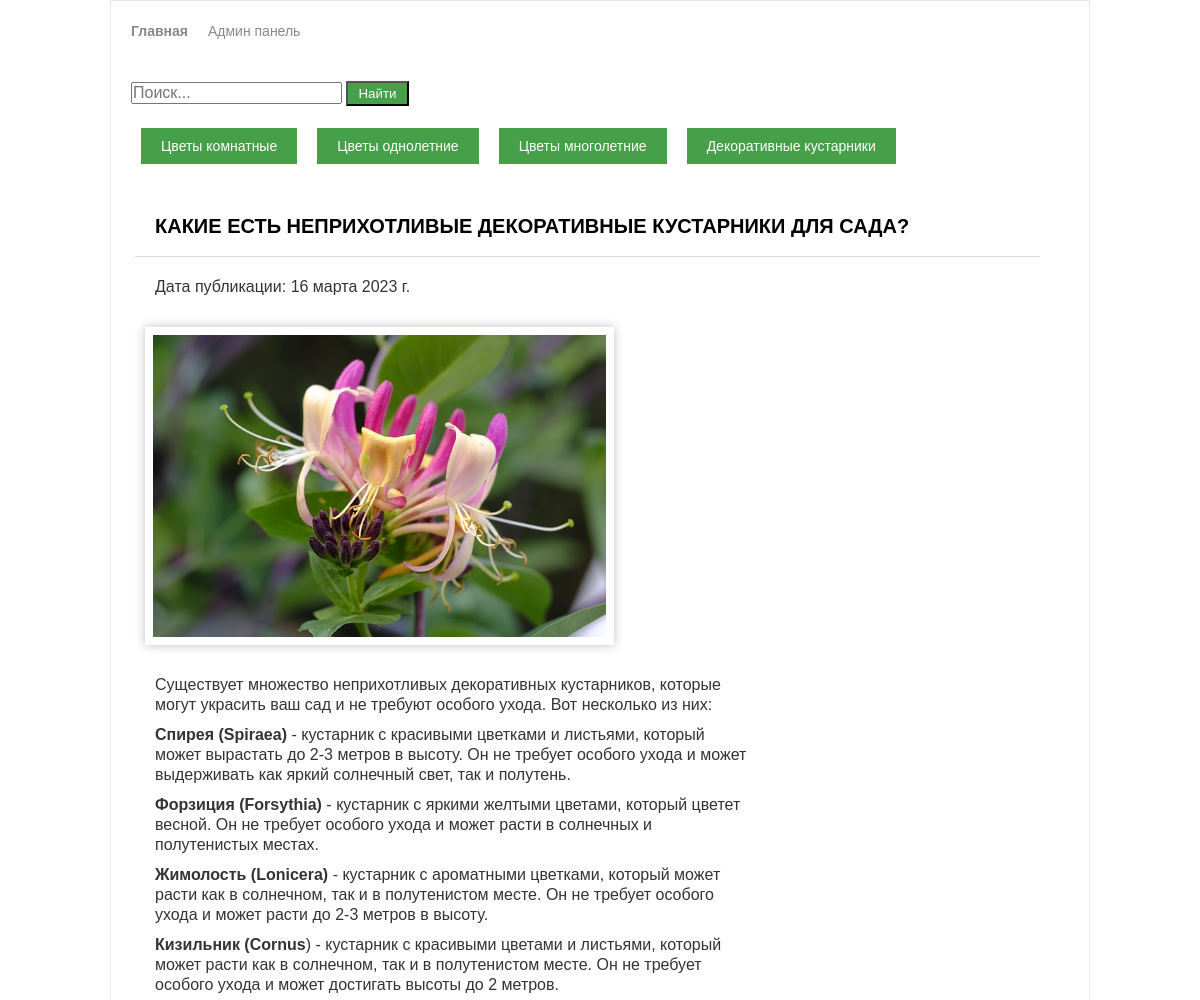
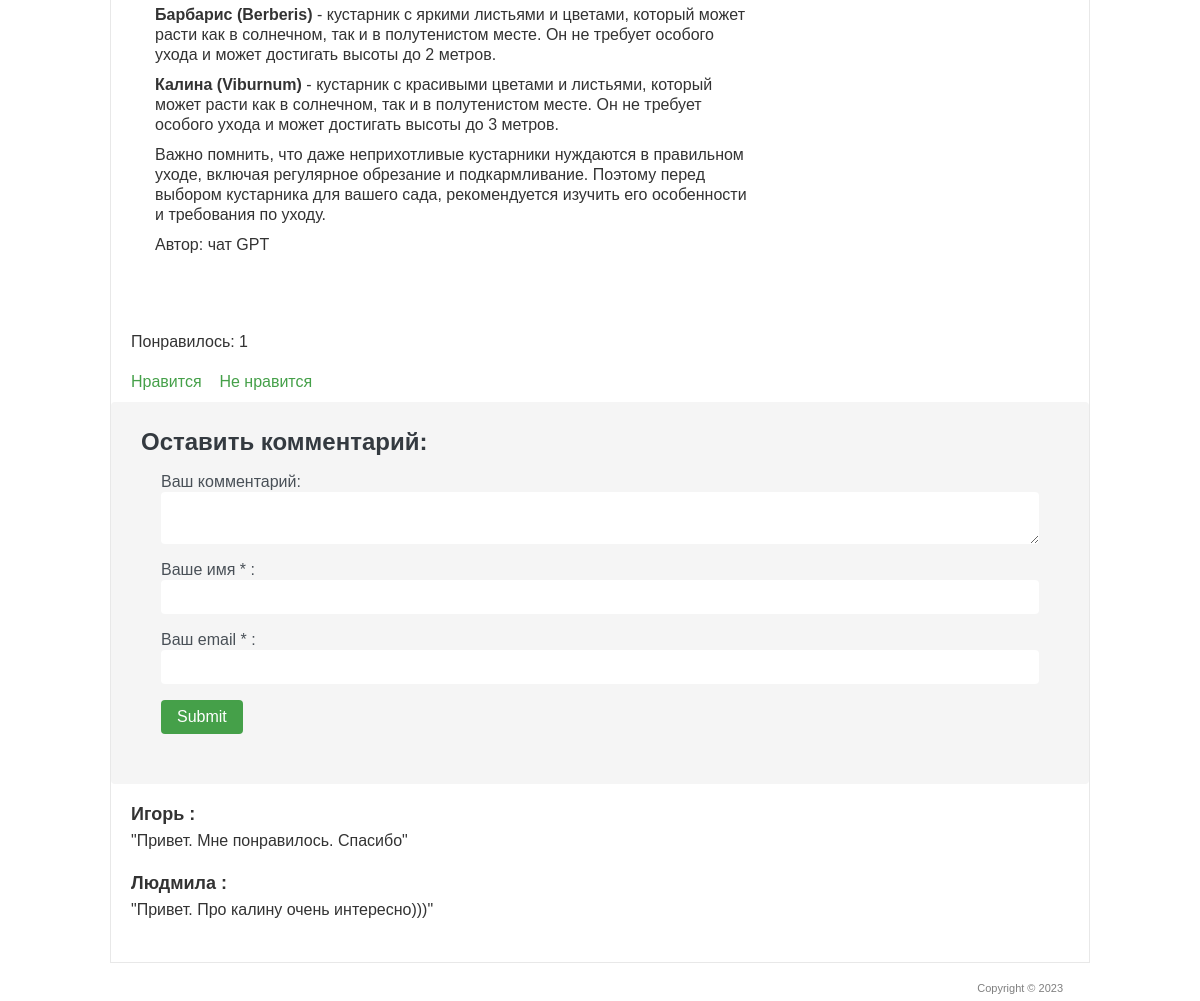
The app's page /5/ with its own data (2 pictures, top to bottom).
### blog/models.py (models this page shows, shortened)
class Post(models.Model):
    TOPIC_TYPES = [
        (1, 'Цветы комнатные'),
        (2, 'Цветы однолетние'),
        (3, 'Цветы многолетние'),
        (4, 'Декоративные кустарники'),
    ]
    title = models.CharField('Название статьи', max_length=150)
    text = models.TextField('Текст статьи')
    author = models.CharField('Автор', max_length=100)
    data = models.DateField('Дата публикации')
    img = models.ImageField('Изображение', upload_to='image/%Y')
    type = models.IntegerField(choices=TOPIC_TYPES)
    class Meta:
        verbose_name = 'Статья'
        verbose_name_plural = 'Статьи сайта'

class Comments(models.Model):
    email = models.EmailField()
    name = models.CharField('Имя', max_length=50)
    text_comment = models.TextField('Текст комментария', max_length=1500)
    post = models.ForeignKey(Post, verbose_name='Статья', on_delete=models.CASCADE)
    class Meta:
        ordering = ['-id']
        verbose_name = 'Комментарий'
        verbose_name_plural = 'Комментарии'

### blog/views.py (the view)
# urls.py: path('<int:art_id>/', PostSingle.as_view()),
class PostSingle(View):
    def get(self, request, art_id):
        post = Post.objects.get(id=art_id)
        return render(request, 'blog/single.html', {'post': post})

### templates/blog/single.html (shortened to what this page needs)
<!DOCTYPE>
{% load static %}
<html >
<head>
	<link rel="stylesheet" href="{% static 'css/style.css' %}" type="text/css" media="all" />
</head>
<body>
<div class="shell">
	<div class="border">
		<div id="navigation_adm">
			<ul>
			    <li><a href="/" class="active">Главная</a></li>
			    <li><a href="/admin">Админ панель</a></li>
			</ul>
		</div>
<form action="{% url 'search_results' %}" method="get">
  <input type="text" name="q" placeholder="Поиск..." value="{{ query }}">
  <button type="submit">Найти</button>
</form>
        <div id="navigation">
			<ul>
			    <li><a href="/filter/?type=1">Цветы комнатные</a></li>
			    <li><a href="/filter/?type=2">Цветы однолетние</a></li>
                <li><a href="/filter/?type=3">Цветы многолетние</a></li>
			    <li><a href="/filter/?type=4">Декоративные кустарники</a></li>
			</ul>
		</div>
		<div id="main">
			<div id="content" class="left">
				<div class="projects">
					<h1>{{ post.title }}</h1>
                    <p class="data">Дата публикации: {{ post.data }}</p>
                   <p>
                       <img src="{{ post.img.url }}" width="50%" alt="" />
                   </p>
					<div class="item">
						<div class="text left">
							<article>{{ post.text|safe }}</article>
							<p>Автор: {{ post.author }}</p>
						</div>
					</div>
				</div>
			</div>
		</div>
        <div class="like">
            <br>
            <p>Понравилось: {{ post.likes_set.all.count }}</p>
            <br>
            <a href="{% url 'add_like' post.id %}">Нравится</a>&nbsp; &nbsp;
            <a href="{% url 'del_like' post.id %}">Не нравится</a>
        </div>
        <div class="form_comments">
            <h3>Оставить комментарий:</h3>
            <div>
                <form action="{% url 'add_comments' post.id %}" method="post">
                    <div>
                        <label>Ваш комментарий:</label>
                        <textarea name="text_comment"></textarea>
                    </div>
                    <div>
                        <label>Ваше имя * :</label>
                        <input name="name" type="text">
                    </div>
                    <div>
                        <label>Ваш email * :</label>
                        <input name="email" type="email">
                    </div>
                    <div>
                        <input type="submit">
                    </div>
                </form>
            </div>
        </div>
        <div class="comments">
            {% for comment in post.comments_set.all %}
                <h4>{{ comment.name }} : </h4>
                <p>
                    "{{ comment.text_comment }}"
                </p>
                <br>
            {% endfor %}
        </div>
	</div>
	<div id="footer">
		<p class="copy right">Copyright &copy;  2023 </p>
	</div>
</div>
</body>
</html>

### static/css/style.css (style rules this page uses)
* { margin: 0; padding: 0; outline:0; }
body { font-size: 16px; line-height: 20px; font-family: Georgia, Arial, Helvetica, Sans-Serif; color: #333; background-image: url('../img/bg.jpg'); background-attachment: fixed; background-size: cover; background-repeat: no-repeat; background-position: center; }
.list, form { margin: 20px; }
a { color: #45a049; text-decoration: none; cursor:pointer; }
input, textarea, select { font-family: Arial, Helvetica, sans-serif; font-size:16px; }
textarea { overflow:auto; }
.left, .alignleft { float: left; display: inline; }
.right, .alignright { float: right; display: inline; }
.shell { width: 980px; margin: 0 auto; }
.border { border: 1px solid #e8e8e8; background: #fff; position: relative; }
#main { width: 932px; padding: 0px 24px 17px 24px; }
#main h3, h2, h1 { font-size: 20px; line-height: 20px; color: #000; text-transform: uppercase; border-bottom: 1px solid #dbdbdb; padding: 20px; }
#content { width: 905px; }
.projects { padding: 10px 0 0 0; }
.projects .item { margin: 20px; }
.projects .text { width: 600px; }
.projects .text p { padding: 0 0 10px; }
#footer { font-family: Arial, sans-serif; font-size: 11px; line-height: 14px; color: #7f7f7f; padding: 18px 27px 20px 38px; background: #ffffff; }
img { box-shadow: 0 0 10px rgba(0, 0, 0, 0.25); border: 4px solid #fff; padding: 4px; margin: 10px; }
#navigation_adm ul { list-style-type: none; margin: 0; padding: 20px; display: flex; }
#navigation_adm li { margin-right: 20px; }
#navigation_adm li:last-child { margin-right: 0; }
#navigation_adm a { color: #888; font-size: 14px; text-decoration: none; }
#navigation_adm a.active { font-weight: bold; }
#navigation ul { list-style-type: none; margin: 20px; padding: 10px; display: flex; }
#navigation li { margin-right: 20px; }
#navigation li:last-child { margin-right: 0; }
#navigation a { color: #888; font-size: 14px; text-decoration: none; }
#navigation a { margin-top: 20px; background-color: #45a049; color: white; border: none; padding: 10px 20px; cursor: pointer; transition: background-color 0.3s ease-in-out; }
.like { padding: 10px 20px; }
.comments { margin: 20px; }
.comments h4 { font-size: 18px; font-weight: bold; margin-bottom: 5px; }
.comments p { margin: 0; font-size: 16px; line-height: 1.5; }
.form_comments { background-color: #f5f5f5; border-radius: 4px; padding: 30px; }
.form_comments h3 { color: #343a40; font-size: 24px; margin-bottom: 16px; }
.form_comments label { color: #495057; font-size: 16px; }
.form_comments input[type="text"], .form_comments input[type="email"], .form_comments textarea { border: none; border-radius: 4px; color: #212529; font-size: 16px; margin-bottom: 16px; padding: 8px; width: 100%; }
.form_comments input[type="submit"] { background-color: #45a049; border: none; border-radius: 4px; color: #ffffff; cursor: pointer; font-size: 16px; padding: 8px 16px; }
p.data { padding: 20px; }
form button[type="submit"] { background-color: #45a049; color: white; padding: 3px 10px; }

### records on screen
Post: title "КАКИЕ ЕСТЬ НЕПРИХОТЛИВЫЕ ДЕКОРАТИВНЫЕ КУСТАРНИКИ ДЛЯ САДА?", data "16 марта 2023 г.", img (picture), text "Существует множество неприхотливых декоративных кустарников, которые могут украсить ваш сад и не требуют особого ухода. Вот несколько из них: Спирея (Spiraea) - кустарник с красивыми цветками и листьями, который может вырастать до 2-3 метров в высоту. Он не требует особого ухода и может выдерживать как яркий солнечный свет, так и полутень. Форзиция (Forsythia) - кустарник с яркими желтыми цветами, который цветет весной. Он не требует особого ухода и может расти в солнечных и полутенистых местах. Жимолость (Lonicera) - кустарник с ароматными цветками, который может расти как в солнечном, так и в полутенистом месте. Он не требует особого ухода и может расти до 2-3 метров в высоту. Кизильник…", author "чат GPT", likes_set.all.count "1"
Comments: name "Игорь", text_comment "Привет. Мне понравилось. Спасибо"
Comments: name "Людмила", text_comment "Привет. Про калину очень интересно)))"
